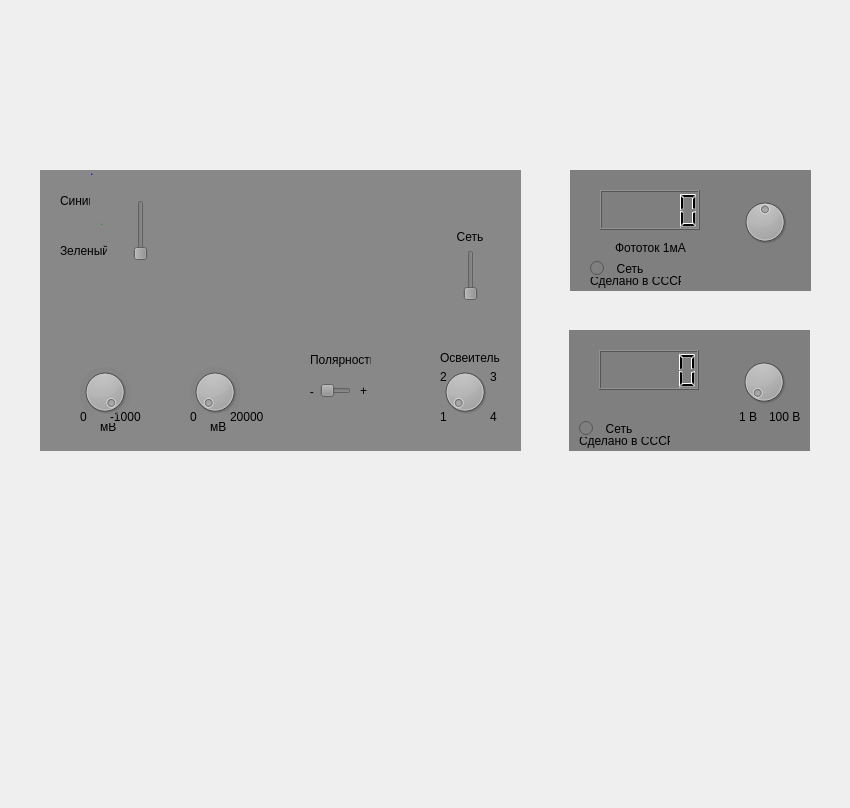
<?xml version="1.0" encoding="UTF-8"?>
<ui version="4.0">
 <class>MainWindow</class>
 <widget class="QMainWindow" name="MainWindow">
  <property name="geometry">
   <rect>
    <x>0</x>
    <y>0</y>
    <width>850</width>
    <height>808</height>
   </rect>
  </property>
  <property name="windowTitle">
   <string>MainWindow</string>
  </property>
  <widget class="QWidget" name="centralwidget">
   <widget class="QWidget" name="widget" native="true">
    <property name="geometry">
     <rect>
      <x>570</x>
      <y>170</y>
      <width>241</width>
      <height>121</height>
     </rect>
    </property>
    <property name="styleSheet">
     <string notr="true">background-color: rgb(127, 127, 127);
</string>
    </property>
    <widget class="QLCDNumber" name="lcdNumber_2">
     <property name="geometry">
      <rect>
       <x>30</x>
       <y>20</y>
       <width>100</width>
       <height>40</height>
      </rect>
     </property>
    </widget>
    <widget class="QLabel" name="name_fototok">
     <property name="geometry">
      <rect>
       <x>45</x>
       <y>70</y>
       <width>71</width>
       <height>16</height>
      </rect>
     </property>
     <property name="text">
      <string>Фототок 1мА</string>
     </property>
    </widget>
    <widget class="QDial" name="limit_tok_dial">
     <property name="geometry">
      <rect>
       <x>170</x>
       <y>20</y>
       <width>50</width>
       <height>64</height>
      </rect>
     </property>
     <property name="minimum">
      <number>999</number>
     </property>
     <property name="maximum">
      <number>999</number>
     </property>
     <property name="wrapping">
      <bool>true</bool>
     </property>
    </widget>
    <widget class="QRadioButton" name="radioButton_2">
     <property name="geometry">
      <rect>
       <x>20</x>
       <y>90</y>
       <width>82</width>
       <height>17</height>
      </rect>
     </property>
     <property name="text">
      <string>  Сеть</string>
     </property>
    </widget>
    <widget class="QLabel" name="label_2">
     <property name="geometry">
      <rect>
       <x>20</x>
       <y>100</y>
       <width>91</width>
       <height>21</height>
      </rect>
     </property>
     <property name="text">
      <string>Сделано в СССР</string>
     </property>
    </widget>
    <zorder>lcdNumber_2</zorder>
    <zorder>name_fototok</zorder>
    <zorder>limit_tok_dial</zorder>
    <zorder>label_2</zorder>
    <zorder>radioButton_2</zorder>
   </widget>
   <widget class="QWidget" name="widget_2" native="true">
    <property name="geometry">
     <rect>
      <x>40</x>
      <y>170</y>
      <width>481</width>
      <height>281</height>
     </rect>
    </property>
    <property name="whatsThis">
     <string/>
    </property>
    <property name="styleSheet">
     <string notr="true">background-color: rgb(136, 136, 136);
border-color: rgb(45, 45, 45);</string>
    </property>
    <widget class="QSlider" name="lighter_switch">
     <property name="geometry">
      <rect>
       <x>90</x>
       <y>30</y>
       <width>22</width>
       <height>61</height>
      </rect>
     </property>
     <property name="styleSheet">
      <string notr="true"/>
     </property>
     <property name="maximum">
      <number>1</number>
     </property>
     <property name="singleStep">
      <number>1</number>
     </property>
     <property name="pageStep">
      <number>1</number>
     </property>
     <property name="value">
      <number>0</number>
     </property>
     <property name="tracking">
      <bool>false</bool>
     </property>
     <property name="orientation">
      <enum>Qt::Vertical</enum>
     </property>
    </widget>
    <widget class="QLabel" name="blue_color">
     <property name="geometry">
      <rect>
       <x>20</x>
       <y>20</y>
       <width>51</width>
       <height>21</height>
      </rect>
     </property>
     <property name="text">
      <string>Синий </string>
     </property>
    </widget>
    <widget class="QLabel" name="green_color">
     <property name="geometry">
      <rect>
       <x>20</x>
       <y>70</y>
       <width>47</width>
       <height>21</height>
      </rect>
     </property>
     <property name="text">
      <string>Зеленый</string>
     </property>
    </widget>
    <widget class="QLabel" name="blue_dot">
     <property name="geometry">
      <rect>
       <x>50</x>
       <y>-50</y>
       <width>111</width>
       <height>101</height>
      </rect>
     </property>
     <property name="styleSheet">
      <string notr="true">color: rgb(0, 0, 255);
font: 72pt &quot;MS Shell Dlg 2&quot;;</string>
     </property>
     <property name="text">
      <string>.</string>
     </property>
    </widget>
    <widget class="QLabel" name="green_dot">
     <property name="geometry">
      <rect>
       <x>60</x>
       <y>0</y>
       <width>111</width>
       <height>101</height>
      </rect>
     </property>
     <property name="styleSheet">
      <string notr="true">color: rgb(0, 170, 0);
font: 72pt &quot;MS Shell Dlg 2&quot;;</string>
     </property>
     <property name="text">
      <string>.</string>
     </property>
    </widget>
    <widget class="QSlider" name="polarity_switch">
     <property name="geometry">
      <rect>
       <x>280</x>
       <y>210</y>
       <width>31</width>
       <height>22</height>
      </rect>
     </property>
     <property name="maximum">
      <number>1</number>
     </property>
     <property name="pageStep">
      <number>1</number>
     </property>
     <property name="orientation">
      <enum>Qt::Horizontal</enum>
     </property>
    </widget>
    <widget class="QLabel" name="polarity">
     <property name="geometry">
      <rect>
       <x>270</x>
       <y>180</y>
       <width>61</width>
       <height>20</height>
      </rect>
     </property>
     <property name="text">
      <string>Полярность</string>
     </property>
    </widget>
    <widget class="QLabel" name="polarity_plus">
     <property name="geometry">
      <rect>
       <x>320</x>
       <y>214</y>
       <width>47</width>
       <height>13</height>
      </rect>
     </property>
     <property name="text">
      <string>+</string>
     </property>
    </widget>
    <widget class="QLabel" name="polarity_minus">
     <property name="geometry">
      <rect>
       <x>260</x>
       <y>214</y>
       <width>51</width>
       <height>16</height>
      </rect>
     </property>
     <property name="text">
      <string>   -</string>
     </property>
    </widget>
    <widget class="QDial" name="lighter_dial">
     <property name="geometry">
      <rect>
       <x>400</x>
       <y>190</y>
       <width>50</width>
       <height>64</height>
      </rect>
     </property>
     <property name="autoFillBackground">
      <bool>false</bool>
     </property>
     <property name="minimum">
      <number>1</number>
     </property>
     <property name="maximum">
      <number>4</number>
     </property>
     <property name="singleStep">
      <number>2</number>
     </property>
     <property name="pageStep">
      <number>1</number>
     </property>
     <property name="value">
      <number>1</number>
     </property>
     <property name="orientation">
      <enum>Qt::Vertical</enum>
     </property>
     <property name="wrapping">
      <bool>false</bool>
     </property>
     <property name="notchesVisible">
      <bool>false</bool>
     </property>
    </widget>
    <widget class="QLabel" name="lighter_1">
     <property name="geometry">
      <rect>
       <x>400</x>
       <y>240</y>
       <width>47</width>
       <height>13</height>
      </rect>
     </property>
     <property name="text">
      <string>1</string>
     </property>
    </widget>
    <widget class="QLabel" name="lighter_4">
     <property name="geometry">
      <rect>
       <x>450</x>
       <y>240</y>
       <width>47</width>
       <height>13</height>
      </rect>
     </property>
     <property name="text">
      <string>4</string>
     </property>
    </widget>
    <widget class="QLabel" name="lighter_2">
     <property name="geometry">
      <rect>
       <x>400</x>
       <y>200</y>
       <width>47</width>
       <height>13</height>
      </rect>
     </property>
     <property name="text">
      <string>2</string>
     </property>
    </widget>
    <widget class="QLabel" name="lighter_3">
     <property name="geometry">
      <rect>
       <x>450</x>
       <y>200</y>
       <width>47</width>
       <height>13</height>
      </rect>
     </property>
     <property name="text">
      <string>3</string>
     </property>
    </widget>
    <widget class="QLabel" name="lighter">
     <property name="geometry">
      <rect>
       <x>400</x>
       <y>180</y>
       <width>61</width>
       <height>16</height>
      </rect>
     </property>
     <property name="text">
      <string>Освеитель</string>
     </property>
    </widget>
    <widget class="QDial" name="polarity_plus_dial">
     <property name="geometry">
      <rect>
       <x>150</x>
       <y>190</y>
       <width>50</width>
       <height>64</height>
      </rect>
     </property>
     <property name="maximum">
      <number>20000</number>
     </property>
     <property name="singleStep">
      <number>1</number>
     </property>
     <property name="pageStep">
      <number>1</number>
     </property>
     <property name="value">
      <number>0</number>
     </property>
     <property name="sliderPosition">
      <number>0</number>
     </property>
     <property name="wrapping">
      <bool>false</bool>
     </property>
     <property name="notchesVisible">
      <bool>true</bool>
     </property>
    </widget>
    <widget class="QDial" name="polarity_minus_dial">
     <property name="geometry">
      <rect>
       <x>40</x>
       <y>190</y>
       <width>50</width>
       <height>64</height>
      </rect>
     </property>
     <property name="minimum">
      <number>-1000</number>
     </property>
     <property name="maximum">
      <number>0</number>
     </property>
     <property name="pageStep">
      <number>1</number>
     </property>
     <property name="value">
      <number>0</number>
     </property>
     <property name="sliderPosition">
      <number>0</number>
     </property>
     <property name="tracking">
      <bool>false</bool>
     </property>
     <property name="orientation">
      <enum>Qt::Horizontal</enum>
     </property>
     <property name="invertedAppearance">
      <bool>false</bool>
     </property>
     <property name="invertedControls">
      <bool>false</bool>
     </property>
     <property name="wrapping">
      <bool>false</bool>
     </property>
     <property name="notchesVisible">
      <bool>true</bool>
     </property>
    </widget>
    <widget class="QLabel" name="max_plus_polarity">
     <property name="geometry">
      <rect>
       <x>190</x>
       <y>240</y>
       <width>47</width>
       <height>13</height>
      </rect>
     </property>
     <property name="text">
      <string>20000 </string>
     </property>
    </widget>
    <widget class="QLabel" name="min_plus_polarity">
     <property name="geometry">
      <rect>
       <x>150</x>
       <y>240</y>
       <width>47</width>
       <height>13</height>
      </rect>
     </property>
     <property name="text">
      <string>0</string>
     </property>
    </widget>
    <widget class="QLabel" name="max_minus_polarity">
     <property name="geometry">
      <rect>
       <x>40</x>
       <y>240</y>
       <width>47</width>
       <height>13</height>
      </rect>
     </property>
     <property name="text">
      <string>0</string>
     </property>
    </widget>
    <widget class="QSlider" name="vkl_lighter">
     <property name="geometry">
      <rect>
       <x>420</x>
       <y>80</y>
       <width>22</width>
       <height>51</height>
      </rect>
     </property>
     <property name="maximum">
      <number>1</number>
     </property>
     <property name="pageStep">
      <number>1</number>
     </property>
     <property name="orientation">
      <enum>Qt::Vertical</enum>
     </property>
    </widget>
    <widget class="QLabel" name="label_3">
     <property name="geometry">
      <rect>
       <x>410</x>
       <y>60</y>
       <width>47</width>
       <height>13</height>
      </rect>
     </property>
     <property name="text">
      <string>  Сеть</string>
     </property>
    </widget>
    <widget class="QLabel" name="label_4">
     <property name="geometry">
      <rect>
       <x>60</x>
       <y>250</y>
       <width>47</width>
       <height>13</height>
      </rect>
     </property>
     <property name="text">
      <string>мВ</string>
     </property>
    </widget>
    <widget class="QLabel" name="label_5">
     <property name="geometry">
      <rect>
       <x>170</x>
       <y>250</y>
       <width>47</width>
       <height>13</height>
      </rect>
     </property>
     <property name="text">
      <string>мВ</string>
     </property>
    </widget>
    <widget class="QLabel" name="min_minus_polarity">
     <property name="geometry">
      <rect>
       <x>70</x>
       <y>240</y>
       <width>47</width>
       <height>13</height>
      </rect>
     </property>
     <property name="text">
      <string>-1000</string>
     </property>
    </widget>
    <zorder>green_dot</zorder>
    <zorder>green_color</zorder>
    <zorder>polarity</zorder>
    <zorder>polarity_plus</zorder>
    <zorder>polarity_minus</zorder>
    <zorder>polarity_switch</zorder>
    <zorder>lighter_1</zorder>
    <zorder>lighter_4</zorder>
    <zorder>lighter_2</zorder>
    <zorder>lighter_3</zorder>
    <zorder>lighter</zorder>
    <zorder>lighter_dial</zorder>
    <zorder>min_plus_polarity</zorder>
    <zorder>polarity_plus_dial</zorder>
    <zorder>vkl_lighter</zorder>
    <zorder>label_3</zorder>
    <zorder>blue_color</zorder>
    <zorder>blue_dot</zorder>
    <zorder>lighter_switch</zorder>
    <zorder>label_4</zorder>
    <zorder>label_5</zorder>
    <zorder>max_plus_polarity</zorder>
    <zorder>max_minus_polarity</zorder>
    <zorder>min_minus_polarity</zorder>
    <zorder>polarity_minus_dial</zorder>
   </widget>
   <widget class="QWidget" name="widget_3" native="true">
    <property name="geometry">
     <rect>
      <x>569</x>
      <y>330</y>
      <width>241</width>
      <height>121</height>
     </rect>
    </property>
    <property name="styleSheet">
     <string notr="true">background-color: rgb(127, 127, 127);</string>
    </property>
    <widget class="QLCDNumber" name="voltmeter">
     <property name="geometry">
      <rect>
       <x>30</x>
       <y>20</y>
       <width>100</width>
       <height>40</height>
      </rect>
     </property>
     <property name="smallDecimalPoint">
      <bool>false</bool>
     </property>
     <property name="digitCount">
      <number>5</number>
     </property>
     <property name="value" stdset="0">
      <double>0.000000000000000</double>
     </property>
    </widget>
    <widget class="QDial" name="limit_volt_dial">
     <property name="geometry">
      <rect>
       <x>170</x>
       <y>20</y>
       <width>50</width>
       <height>64</height>
      </rect>
     </property>
     <property name="minimum">
      <number>1</number>
     </property>
     <property name="maximum">
      <number>2</number>
     </property>
     <property name="singleStep">
      <number>1</number>
     </property>
     <property name="pageStep">
      <number>1</number>
     </property>
     <property name="sliderPosition">
      <number>1</number>
     </property>
     <property name="wrapping">
      <bool>false</bool>
     </property>
    </widget>
    <widget class="QRadioButton" name="vkl_voltmeter">
     <property name="geometry">
      <rect>
       <x>10</x>
       <y>90</y>
       <width>82</width>
       <height>17</height>
      </rect>
     </property>
     <property name="text">
      <string>  Сеть</string>
     </property>
    </widget>
    <widget class="QLabel" name="label">
     <property name="geometry">
      <rect>
       <x>10</x>
       <y>100</y>
       <width>91</width>
       <height>21</height>
      </rect>
     </property>
     <property name="text">
      <string>Сделано в СССР</string>
     </property>
    </widget>
    <widget class="QLabel" name="label_6">
     <property name="geometry">
      <rect>
       <x>200</x>
       <y>80</y>
       <width>47</width>
       <height>13</height>
      </rect>
     </property>
     <property name="text">
      <string>100 В</string>
     </property>
    </widget>
    <widget class="QLabel" name="label_7">
     <property name="geometry">
      <rect>
       <x>170</x>
       <y>80</y>
       <width>47</width>
       <height>13</height>
      </rect>
     </property>
     <property name="text">
      <string>1 В</string>
     </property>
    </widget>
    <zorder>label</zorder>
    <zorder>voltmeter</zorder>
    <zorder>limit_volt_dial</zorder>
    <zorder>vkl_voltmeter</zorder>
    <zorder>label_7</zorder>
    <zorder>label_6</zorder>
   </widget>
   <zorder>widget_2</zorder>
   <zorder>widget</zorder>
   <zorder>widget_3</zorder>
  </widget>
 </widget>
 <resources/>
 <connections/>
</ui>
